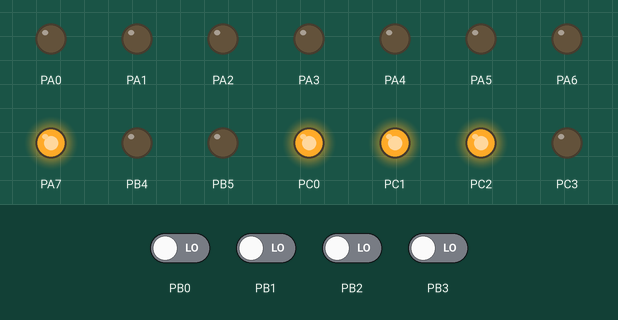
Simulated run of this program. Board: ATmega32, built with avr-gcc and emulated at 1 MHz. Parts: output pins drawn as LEDs (lit = HIGH). The inputs (shaded band) are chosen by the test bench; at power-on: PB0–3 LOW.

Above: at 1.2 s.
1.3 s: PB0 driven HIGH
At 2.4 s:
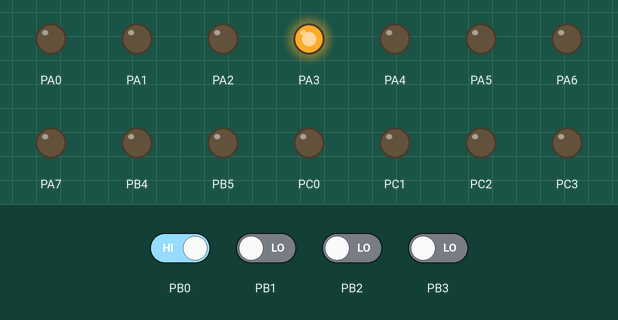
2.8 s: PB1 driven HIGH
At 3.6 s:
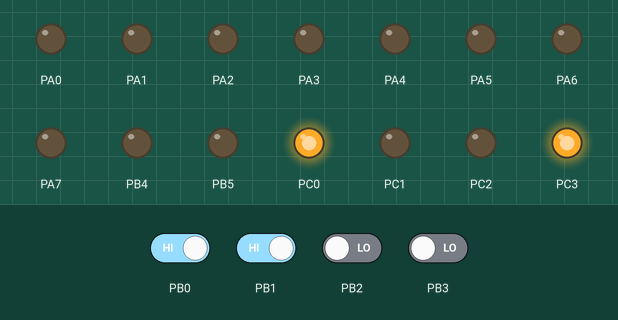
4.3 s: PB2 driven HIGH
At 4.7 s:
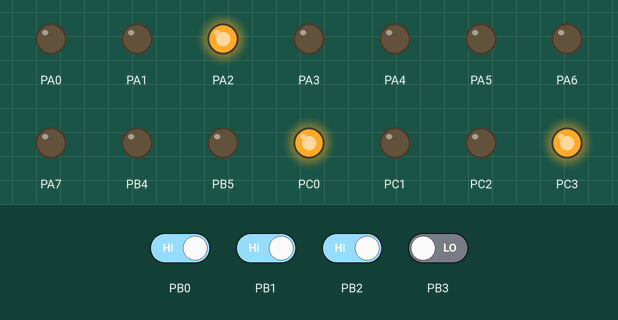
5.8 s: PB3 driven HIGH
At 7.0 s:
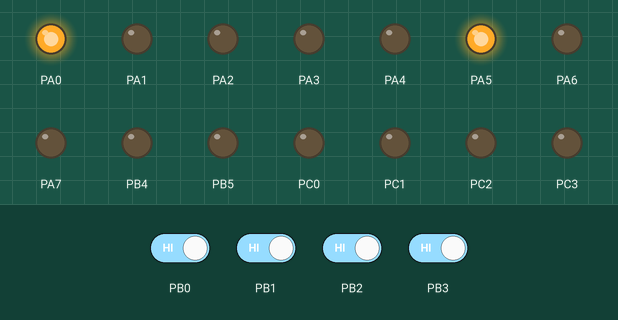
7.3 s: PB0 driven LOW
At 8.2 s:
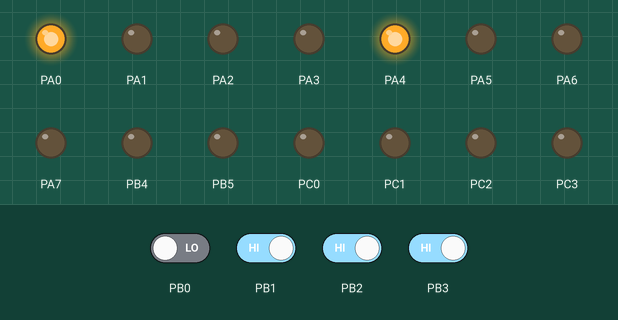
8.8 s: PB1 driven LOW
At 9.3 s:
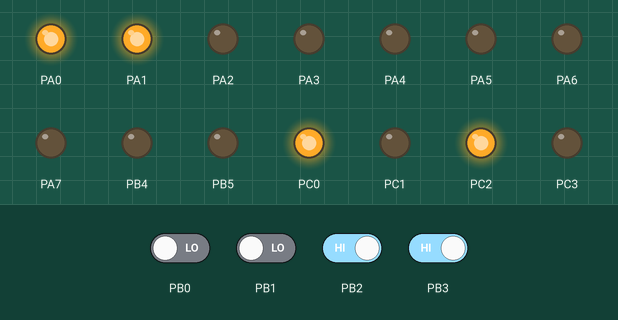
Timing chart, 0 to 11.3 s (numbered marks = the images above; inputs shaded):
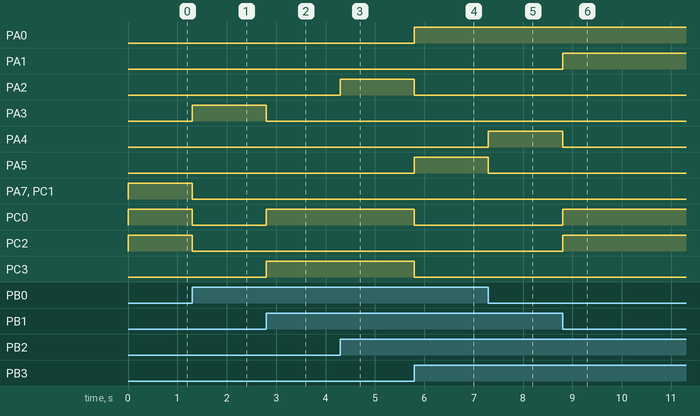

Measured:
- after the input at 1.3 s, PA3: LOW → HIGH at once; PA7, PC0–2: HIGH → LOW at once
- after the input at 2.8 s, PA3: HIGH → LOW at once; PC0, PC3: LOW → HIGH at once
- after the input at 4.3 s, PA2: LOW → HIGH at once
- after the input at 5.8 s, PA0, PA5: LOW → HIGH at once; PA2, PC0, PC3: HIGH → LOW at once
- after the input at 7.3 s, PA4: LOW → HIGH at once; PA5: HIGH → LOW at once
- after the input at 8.8 s, PA1, PC0, PC2: LOW → HIGH at once; PA4: HIGH → LOW at once

The program:

main.c
```c
/*
 * ControlUnit.c
 *
 * Created: 2/6/2023 6:52:13 PM
 * Author : Anonto
 */

#include <avr/io.h>
#define F_CPU 1000000
#include <util/delay.h>

unsigned int control_rom[] = {0x780, 0x008, 0x506, 0x900, 0x901, 0x903, 0x500, 0x904, 0x505, 0x640, 0x502, 0x501, 0x503, 0x902, 0x011, 0x021};

int main(void)
{
	//turn off JTAG to use PORTC
	//One way is to uncheck the JTAG box while writing the fuse bits, the second is to write a 1 to the JTD bit twice consecutively

	MCUCSR = (1<<JTD);
	MCUCSR = (1<<JTD);

	DDRB = 0xF0; //Opcode
	DDRA = 0xFF;  //All 8 bits
	DDRC = 0xFF; //first 4 bits

	unsigned int instruction = -1;
	unsigned int control = -1;


    /* Replace with your application code */
    while (1)
    {
		if((0b1111 & PINB) != instruction){
			instruction = 0b1111 & PINB;
			control = control_rom[instruction];
			PORTA = control;
			PORTC = (control>>8);
		}
    }
}
```
